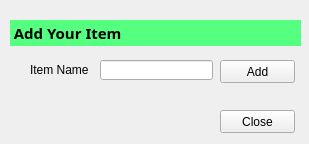
<?xml version="1.0" encoding="UTF-8"?>
<ui version="4.0">
 <class>Form_ModelReg</class>
 <widget class="QWidget" name="Form_ModelReg">
  <property name="geometry">
   <rect>
    <x>0</x>
    <y>0</y>
    <width>309</width>
    <height>144</height>
   </rect>
  </property>
  <property name="sizePolicy">
   <sizepolicy hsizetype="Fixed" vsizetype="Fixed">
    <horstretch>0</horstretch>
    <verstretch>0</verstretch>
   </sizepolicy>
  </property>
  <property name="minimumSize">
   <size>
    <width>309</width>
    <height>144</height>
   </size>
  </property>
  <property name="maximumSize">
   <size>
    <width>309</width>
    <height>144</height>
   </size>
  </property>
  <property name="windowTitle">
   <string>Model Register</string>
  </property>
  <widget class="QLabel" name="label">
   <property name="geometry">
    <rect>
     <x>30</x>
     <y>50</y>
     <width>61</width>
     <height>40</height>
    </rect>
   </property>
   <property name="text">
    <string>Item Name</string>
   </property>
  </widget>
  <widget class="QLineEdit" name="edit_item">
   <property name="geometry">
    <rect>
     <x>100</x>
     <y>60</y>
     <width>113</width>
     <height>20</height>
    </rect>
   </property>
  </widget>
  <widget class="QPushButton" name="btn_add">
   <property name="geometry">
    <rect>
     <x>220</x>
     <y>60</y>
     <width>75</width>
     <height>23</height>
    </rect>
   </property>
   <property name="text">
    <string>Add</string>
   </property>
  </widget>
  <widget class="QLabel" name="label_3">
   <property name="geometry">
    <rect>
     <x>10</x>
     <y>20</y>
     <width>291</width>
     <height>26</height>
    </rect>
   </property>
   <property name="palette">
    <palette>
     <active>
      <colorrole role="WindowText">
       <brush brushstyle="SolidPattern">
        <color alpha="255">
         <red>0</red>
         <green>0</green>
         <blue>0</blue>
        </color>
       </brush>
      </colorrole>
      <colorrole role="Button">
       <brush brushstyle="SolidPattern">
        <color alpha="255">
         <red>85</red>
         <green>255</green>
         <blue>127</blue>
        </color>
       </brush>
      </colorrole>
      <colorrole role="Light">
       <brush brushstyle="SolidPattern">
        <color alpha="255">
         <red>213</red>
         <green>255</green>
         <blue>223</blue>
        </color>
       </brush>
      </colorrole>
      <colorrole role="Midlight">
       <brush brushstyle="SolidPattern">
        <color alpha="255">
         <red>149</red>
         <green>255</green>
         <blue>175</blue>
        </color>
       </brush>
      </colorrole>
      <colorrole role="Dark">
       <brush brushstyle="SolidPattern">
        <color alpha="255">
         <red>42</red>
         <green>127</green>
         <blue>63</blue>
        </color>
       </brush>
      </colorrole>
      <colorrole role="Mid">
       <brush brushstyle="SolidPattern">
        <color alpha="255">
         <red>56</red>
         <green>170</green>
         <blue>84</blue>
        </color>
       </brush>
      </colorrole>
      <colorrole role="Text">
       <brush brushstyle="SolidPattern">
        <color alpha="255">
         <red>0</red>
         <green>0</green>
         <blue>0</blue>
        </color>
       </brush>
      </colorrole>
      <colorrole role="BrightText">
       <brush brushstyle="SolidPattern">
        <color alpha="255">
         <red>255</red>
         <green>255</green>
         <blue>255</blue>
        </color>
       </brush>
      </colorrole>
      <colorrole role="ButtonText">
       <brush brushstyle="SolidPattern">
        <color alpha="255">
         <red>0</red>
         <green>0</green>
         <blue>0</blue>
        </color>
       </brush>
      </colorrole>
      <colorrole role="Base">
       <brush brushstyle="SolidPattern">
        <color alpha="255">
         <red>255</red>
         <green>255</green>
         <blue>255</blue>
        </color>
       </brush>
      </colorrole>
      <colorrole role="Window">
       <brush brushstyle="SolidPattern">
        <color alpha="255">
         <red>85</red>
         <green>255</green>
         <blue>127</blue>
        </color>
       </brush>
      </colorrole>
      <colorrole role="Shadow">
       <brush brushstyle="SolidPattern">
        <color alpha="255">
         <red>0</red>
         <green>0</green>
         <blue>0</blue>
        </color>
       </brush>
      </colorrole>
      <colorrole role="AlternateBase">
       <brush brushstyle="SolidPattern">
        <color alpha="255">
         <red>170</red>
         <green>255</green>
         <blue>191</blue>
        </color>
       </brush>
      </colorrole>
      <colorrole role="ToolTipBase">
       <brush brushstyle="SolidPattern">
        <color alpha="255">
         <red>255</red>
         <green>255</green>
         <blue>220</blue>
        </color>
       </brush>
      </colorrole>
      <colorrole role="ToolTipText">
       <brush brushstyle="SolidPattern">
        <color alpha="255">
         <red>0</red>
         <green>0</green>
         <blue>0</blue>
        </color>
       </brush>
      </colorrole>
     </active>
     <inactive>
      <colorrole role="WindowText">
       <brush brushstyle="SolidPattern">
        <color alpha="255">
         <red>0</red>
         <green>0</green>
         <blue>0</blue>
        </color>
       </brush>
      </colorrole>
      <colorrole role="Button">
       <brush brushstyle="SolidPattern">
        <color alpha="255">
         <red>85</red>
         <green>255</green>
         <blue>127</blue>
        </color>
       </brush>
      </colorrole>
      <colorrole role="Light">
       <brush brushstyle="SolidPattern">
        <color alpha="255">
         <red>213</red>
         <green>255</green>
         <blue>223</blue>
        </color>
       </brush>
      </colorrole>
      <colorrole role="Midlight">
       <brush brushstyle="SolidPattern">
        <color alpha="255">
         <red>149</red>
         <green>255</green>
         <blue>175</blue>
        </color>
       </brush>
      </colorrole>
      <colorrole role="Dark">
       <brush brushstyle="SolidPattern">
        <color alpha="255">
         <red>42</red>
         <green>127</green>
         <blue>63</blue>
        </color>
       </brush>
      </colorrole>
      <colorrole role="Mid">
       <brush brushstyle="SolidPattern">
        <color alpha="255">
         <red>56</red>
         <green>170</green>
         <blue>84</blue>
        </color>
       </brush>
      </colorrole>
      <colorrole role="Text">
       <brush brushstyle="SolidPattern">
        <color alpha="255">
         <red>0</red>
         <green>0</green>
         <blue>0</blue>
        </color>
       </brush>
      </colorrole>
      <colorrole role="BrightText">
       <brush brushstyle="SolidPattern">
        <color alpha="255">
         <red>255</red>
         <green>255</green>
         <blue>255</blue>
        </color>
       </brush>
      </colorrole>
      <colorrole role="ButtonText">
       <brush brushstyle="SolidPattern">
        <color alpha="255">
         <red>0</red>
         <green>0</green>
         <blue>0</blue>
        </color>
       </brush>
      </colorrole>
      <colorrole role="Base">
       <brush brushstyle="SolidPattern">
        <color alpha="255">
         <red>255</red>
         <green>255</green>
         <blue>255</blue>
        </color>
       </brush>
      </colorrole>
      <colorrole role="Window">
       <brush brushstyle="SolidPattern">
        <color alpha="255">
         <red>85</red>
         <green>255</green>
         <blue>127</blue>
        </color>
       </brush>
      </colorrole>
      <colorrole role="Shadow">
       <brush brushstyle="SolidPattern">
        <color alpha="255">
         <red>0</red>
         <green>0</green>
         <blue>0</blue>
        </color>
       </brush>
      </colorrole>
      <colorrole role="AlternateBase">
       <brush brushstyle="SolidPattern">
        <color alpha="255">
         <red>170</red>
         <green>255</green>
         <blue>191</blue>
        </color>
       </brush>
      </colorrole>
      <colorrole role="ToolTipBase">
       <brush brushstyle="SolidPattern">
        <color alpha="255">
         <red>255</red>
         <green>255</green>
         <blue>220</blue>
        </color>
       </brush>
      </colorrole>
      <colorrole role="ToolTipText">
       <brush brushstyle="SolidPattern">
        <color alpha="255">
         <red>0</red>
         <green>0</green>
         <blue>0</blue>
        </color>
       </brush>
      </colorrole>
     </inactive>
     <disabled>
      <colorrole role="WindowText">
       <brush brushstyle="SolidPattern">
        <color alpha="255">
         <red>42</red>
         <green>127</green>
         <blue>63</blue>
        </color>
       </brush>
      </colorrole>
      <colorrole role="Button">
       <brush brushstyle="SolidPattern">
        <color alpha="255">
         <red>85</red>
         <green>255</green>
         <blue>127</blue>
        </color>
       </brush>
      </colorrole>
      <colorrole role="Light">
       <brush brushstyle="SolidPattern">
        <color alpha="255">
         <red>213</red>
         <green>255</green>
         <blue>223</blue>
        </color>
       </brush>
      </colorrole>
      <colorrole role="Midlight">
       <brush brushstyle="SolidPattern">
        <color alpha="255">
         <red>149</red>
         <green>255</green>
         <blue>175</blue>
        </color>
       </brush>
      </colorrole>
      <colorrole role="Dark">
       <brush brushstyle="SolidPattern">
        <color alpha="255">
         <red>42</red>
         <green>127</green>
         <blue>63</blue>
        </color>
       </brush>
      </colorrole>
      <colorrole role="Mid">
       <brush brushstyle="SolidPattern">
        <color alpha="255">
         <red>56</red>
         <green>170</green>
         <blue>84</blue>
        </color>
       </brush>
      </colorrole>
      <colorrole role="Text">
       <brush brushstyle="SolidPattern">
        <color alpha="255">
         <red>42</red>
         <green>127</green>
         <blue>63</blue>
        </color>
       </brush>
      </colorrole>
      <colorrole role="BrightText">
       <brush brushstyle="SolidPattern">
        <color alpha="255">
         <red>255</red>
         <green>255</green>
         <blue>255</blue>
        </color>
       </brush>
      </colorrole>
      <colorrole role="ButtonText">
       <brush brushstyle="SolidPattern">
        <color alpha="255">
         <red>42</red>
         <green>127</green>
         <blue>63</blue>
        </color>
       </brush>
      </colorrole>
      <colorrole role="Base">
       <brush brushstyle="SolidPattern">
        <color alpha="255">
         <red>85</red>
         <green>255</green>
         <blue>127</blue>
        </color>
       </brush>
      </colorrole>
      <colorrole role="Window">
       <brush brushstyle="SolidPattern">
        <color alpha="255">
         <red>85</red>
         <green>255</green>
         <blue>127</blue>
        </color>
       </brush>
      </colorrole>
      <colorrole role="Shadow">
       <brush brushstyle="SolidPattern">
        <color alpha="255">
         <red>0</red>
         <green>0</green>
         <blue>0</blue>
        </color>
       </brush>
      </colorrole>
      <colorrole role="AlternateBase">
       <brush brushstyle="SolidPattern">
        <color alpha="255">
         <red>85</red>
         <green>255</green>
         <blue>127</blue>
        </color>
       </brush>
      </colorrole>
      <colorrole role="ToolTipBase">
       <brush brushstyle="SolidPattern">
        <color alpha="255">
         <red>255</red>
         <green>255</green>
         <blue>220</blue>
        </color>
       </brush>
      </colorrole>
      <colorrole role="ToolTipText">
       <brush brushstyle="SolidPattern">
        <color alpha="255">
         <red>0</red>
         <green>0</green>
         <blue>0</blue>
        </color>
       </brush>
      </colorrole>
     </disabled>
    </palette>
   </property>
   <property name="font">
    <font>
     <family>Segoe Print</family>
     <pointsize>11</pointsize>
     <weight>75</weight>
     <italic>false</italic>
     <bold>true</bold>
     <underline>false</underline>
     <stylestrategy>PreferDefault</stylestrategy>
     <kerning>true</kerning>
    </font>
   </property>
   <property name="autoFillBackground">
    <bool>true</bool>
   </property>
   <property name="text">
    <string> Add Your Item</string>
   </property>
  </widget>
  <widget class="QPushButton" name="btn_close">
   <property name="geometry">
    <rect>
     <x>220</x>
     <y>110</y>
     <width>75</width>
     <height>23</height>
    </rect>
   </property>
   <property name="text">
    <string>Close</string>
   </property>
  </widget>
 </widget>
 <resources/>
 <connections/>
</ui>
